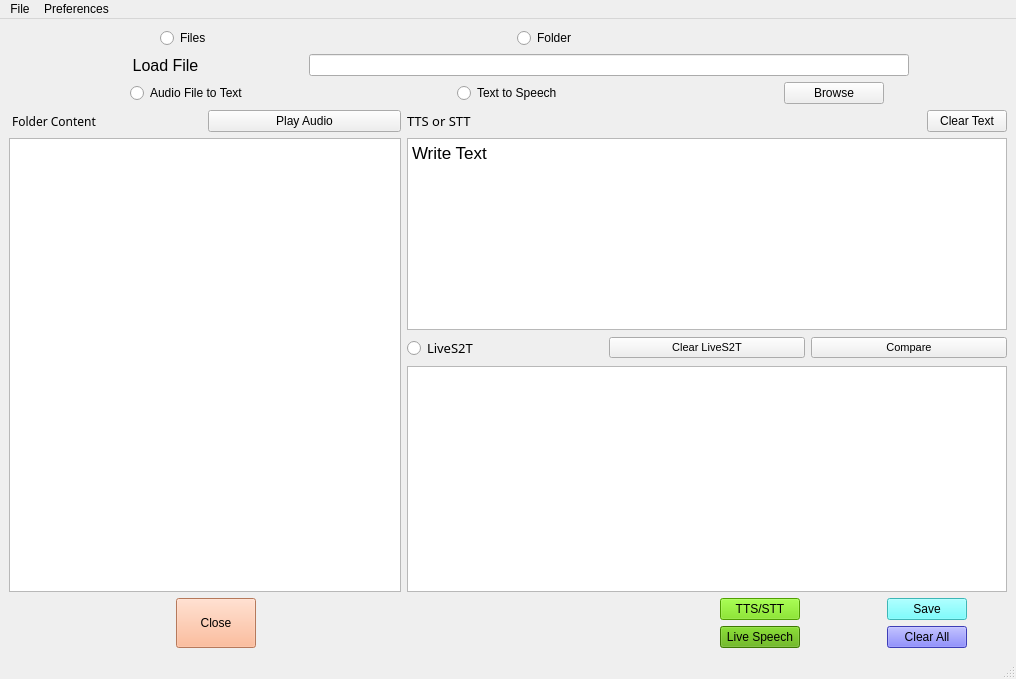
<?xml version="1.0" encoding="UTF-8"?>
<ui version="4.0">
 <class>MainWindow</class>
 <widget class="QMainWindow" name="MainWindow">
  <property name="geometry">
   <rect>
    <x>0</x>
    <y>0</y>
    <width>1016</width>
    <height>679</height>
   </rect>
  </property>
  <property name="sizePolicy">
   <sizepolicy hsizetype="Fixed" vsizetype="Expanding">
    <horstretch>0</horstretch>
    <verstretch>0</verstretch>
   </sizepolicy>
  </property>
  <property name="sizeIncrement">
   <size>
    <width>5</width>
    <height>1</height>
   </size>
  </property>
  <property name="windowTitle">
   <string>MainWindow</string>
  </property>
  <property name="styleSheet">
   <string notr="true"/>
  </property>
  <widget class="QWidget" name="centralwidget">
   <property name="sizePolicy">
    <sizepolicy hsizetype="Minimum" vsizetype="Minimum">
     <horstretch>0</horstretch>
     <verstretch>0</verstretch>
    </sizepolicy>
   </property>
   <layout class="QGridLayout" name="gridLayout">
    <item row="0" column="0" colspan="2">
     <layout class="QVBoxLayout" name="verticalLayout_4">
      <item>
       <layout class="QHBoxLayout" name="horizontalLayout_3">
        <item>
         <widget class="QRadioButton" name="rb_selectFile">
          <property name="maximumSize">
           <size>
            <width>200</width>
            <height>16777215</height>
           </size>
          </property>
          <property name="text">
           <string>Files</string>
          </property>
         </widget>
        </item>
        <item>
         <widget class="QRadioButton" name="rb_selectFolder">
          <property name="maximumSize">
           <size>
            <width>200</width>
            <height>16777215</height>
           </size>
          </property>
          <property name="text">
           <string>Folder</string>
          </property>
         </widget>
        </item>
        <item>
         <spacer name="horizontalSpacer_7">
          <property name="orientation">
           <enum>Qt::Horizontal</enum>
          </property>
          <property name="sizeType">
           <enum>QSizePolicy::Fixed</enum>
          </property>
          <property name="sizeHint" stdset="0">
           <size>
            <width>138</width>
            <height>20</height>
           </size>
          </property>
         </spacer>
        </item>
       </layout>
      </item>
      <item>
       <layout class="QHBoxLayout" name="horizontalLayout_2">
        <item>
         <widget class="QLabel" name="label">
          <property name="sizePolicy">
           <sizepolicy hsizetype="Fixed" vsizetype="Preferred">
            <horstretch>0</horstretch>
            <verstretch>0</verstretch>
           </sizepolicy>
          </property>
          <property name="maximumSize">
           <size>
            <width>100</width>
            <height>16777215</height>
           </size>
          </property>
          <property name="font">
           <font>
            <pointsize>12</pointsize>
           </font>
          </property>
          <property name="text">
           <string>      Load File</string>
          </property>
         </widget>
        </item>
        <item>
         <widget class="QLineEdit" name="editFile_path">
          <property name="sizePolicy">
           <sizepolicy hsizetype="Fixed" vsizetype="Preferred">
            <horstretch>0</horstretch>
            <verstretch>0</verstretch>
           </sizepolicy>
          </property>
          <property name="minimumSize">
           <size>
            <width>30</width>
            <height>0</height>
           </size>
          </property>
          <property name="maximumSize">
           <size>
            <width>600</width>
            <height>16777215</height>
           </size>
          </property>
         </widget>
        </item>
       </layout>
      </item>
      <item>
       <layout class="QHBoxLayout" name="horizontalLayout_7">
        <property name="sizeConstraint">
         <enum>QLayout::SetDefaultConstraint</enum>
        </property>
        <item>
         <widget class="QRadioButton" name="rb_speech2text">
          <property name="maximumSize">
           <size>
            <width>200</width>
            <height>16777215</height>
           </size>
          </property>
          <property name="text">
           <string>Audio File to Text</string>
          </property>
         </widget>
        </item>
        <item>
         <widget class="QRadioButton" name="rb_text2speech">
          <property name="maximumSize">
           <size>
            <width>200</width>
            <height>16777215</height>
           </size>
          </property>
          <property name="text">
           <string>Text to Speech</string>
          </property>
         </widget>
        </item>
        <item>
         <widget class="QPushButton" name="browse_pbutton">
          <property name="maximumSize">
           <size>
            <width>100</width>
            <height>16777215</height>
           </size>
          </property>
          <property name="text">
           <string>Browse</string>
          </property>
         </widget>
        </item>
       </layout>
      </item>
     </layout>
    </item>
    <item row="1" column="0">
     <layout class="QVBoxLayout" name="verticalLayout">
      <item>
       <layout class="QHBoxLayout" name="horizontalLayout_10">
        <item>
         <widget class="QLabel" name="lbl_folderFiles">
          <property name="font">
           <font>
            <family>Chandas</family>
            <pointsize>9</pointsize>
            <weight>50</weight>
            <bold>false</bold>
           </font>
          </property>
          <property name="text">
           <string> Folder Content</string>
          </property>
         </widget>
        </item>
        <item>
         <widget class="QPushButton" name="pb_audio_play">
          <property name="text">
           <string>Play Audio</string>
          </property>
         </widget>
        </item>
       </layout>
      </item>
      <item>
       <widget class="QTreeView" name="tree_FolderView">
        <property name="sizePolicy">
         <sizepolicy hsizetype="Fixed" vsizetype="Expanding">
          <horstretch>0</horstretch>
          <verstretch>0</verstretch>
         </sizepolicy>
        </property>
        <property name="minimumSize">
         <size>
          <width>150</width>
          <height>0</height>
         </size>
        </property>
        <property name="maximumSize">
         <size>
          <width>400</width>
          <height>16777215</height>
         </size>
        </property>
       </widget>
      </item>
     </layout>
    </item>
    <item row="1" column="1">
     <layout class="QVBoxLayout" name="verticalLayout_2">
      <item>
       <layout class="QHBoxLayout" name="horizontalLayout_6">
        <property name="sizeConstraint">
         <enum>QLayout::SetDefaultConstraint</enum>
        </property>
        <item>
         <widget class="QLabel" name="label_2">
          <property name="font">
           <font>
            <family>Sans Serif</family>
            <pointsize>10</pointsize>
           </font>
          </property>
          <property name="toolTip">
           <string>&lt;html&gt;&lt;head/&gt;&lt;body&gt;&lt;p align=&quot;center&quot;&gt;&lt;br/&gt;&lt;/p&gt;&lt;/body&gt;&lt;/html&gt;</string>
          </property>
          <property name="text">
           <string>TTS or STT</string>
          </property>
         </widget>
        </item>
        <item>
         <widget class="QPushButton" name="pb_clear_tts">
          <property name="sizePolicy">
           <sizepolicy hsizetype="Fixed" vsizetype="Fixed">
            <horstretch>0</horstretch>
            <verstretch>0</verstretch>
           </sizepolicy>
          </property>
          <property name="text">
           <string>Clear Text</string>
          </property>
         </widget>
        </item>
       </layout>
      </item>
      <item>
       <layout class="QHBoxLayout" name="horizontalLayout_11">
        <property name="sizeConstraint">
         <enum>QLayout::SetDefaultConstraint</enum>
        </property>
        <item>
         <widget class="QTextEdit" name="text_to_play">
          <property name="sizePolicy">
           <sizepolicy hsizetype="Preferred" vsizetype="Preferred">
            <horstretch>0</horstretch>
            <verstretch>0</verstretch>
           </sizepolicy>
          </property>
          <property name="minimumSize">
           <size>
            <width>30</width>
            <height>30</height>
           </size>
          </property>
          <property name="maximumSize">
           <size>
            <width>600</width>
            <height>600</height>
           </size>
          </property>
          <property name="font">
           <font>
            <pointsize>13</pointsize>
           </font>
          </property>
          <property name="html">
           <string>&lt;!DOCTYPE HTML PUBLIC &quot;-//W3C//DTD HTML 4.0//EN&quot; &quot;http://www.w3.org/TR/REC-html40/strict.dtd&quot;&gt;
&lt;html&gt;&lt;head&gt;&lt;meta name=&quot;qrichtext&quot; content=&quot;1&quot; /&gt;&lt;style type=&quot;text/css&quot;&gt;
p, li { white-space: pre-wrap; }
&lt;/style&gt;&lt;/head&gt;&lt;body style=&quot; font-family:'Sans Serif'; font-size:13pt; font-weight:400; font-style:normal;&quot;&gt;
&lt;p style=&quot; margin-top:0px; margin-bottom:0px; margin-left:0px; margin-right:0px; -qt-block-indent:0; text-indent:0px;&quot;&gt;Write Text&lt;/p&gt;
&lt;p style=&quot;-qt-paragraph-type:empty; margin-top:0px; margin-bottom:0px; margin-left:0px; margin-right:0px; -qt-block-indent:0; text-indent:0px;&quot;&gt;&lt;br /&gt;&lt;/p&gt;&lt;/body&gt;&lt;/html&gt;</string>
          </property>
         </widget>
        </item>
       </layout>
      </item>
      <item>
       <layout class="QHBoxLayout" name="horizontalLayout_9">
        <property name="sizeConstraint">
         <enum>QLayout::SetDefaultConstraint</enum>
        </property>
        <item>
         <widget class="QRadioButton" name="rb_livespeech">
          <property name="font">
           <font>
            <family>Sans Serif</family>
            <pointsize>10</pointsize>
           </font>
          </property>
          <property name="text">
           <string>LiveS2T</string>
          </property>
         </widget>
        </item>
        <item>
         <widget class="QPushButton" name="pb_clear_live_edit_text_box">
          <property name="font">
           <font>
            <pointsize>8</pointsize>
           </font>
          </property>
          <property name="text">
           <string>Clear LiveS2T</string>
          </property>
         </widget>
        </item>
        <item>
         <widget class="QPushButton" name="pb_compare">
          <property name="font">
           <font>
            <pointsize>8</pointsize>
           </font>
          </property>
          <property name="text">
           <string>Compare</string>
          </property>
         </widget>
        </item>
       </layout>
      </item>
      <item>
       <layout class="QHBoxLayout" name="horizontalLayout_12">
        <property name="sizeConstraint">
         <enum>QLayout::SetDefaultConstraint</enum>
        </property>
        <item>
         <widget class="QTextEdit" name="livespeech_textbox">
          <property name="maximumSize">
           <size>
            <width>600</width>
            <height>600</height>
           </size>
          </property>
          <property name="font">
           <font>
            <pointsize>12</pointsize>
           </font>
          </property>
         </widget>
        </item>
       </layout>
      </item>
     </layout>
    </item>
    <item row="2" column="0" colspan="2">
     <layout class="QVBoxLayout" name="verticalLayout_3">
      <item>
       <layout class="QHBoxLayout" name="horizontalLayout_8">
        <item>
         <layout class="QHBoxLayout" name="horizontalLayout_5">
          <item>
           <spacer name="horizontalSpacer_2">
            <property name="orientation">
             <enum>Qt::Horizontal</enum>
            </property>
            <property name="sizeHint" stdset="0">
             <size>
              <width>167</width>
              <height>14</height>
             </size>
            </property>
           </spacer>
          </item>
          <item>
           <widget class="QPushButton" name="pb_close">
            <property name="sizePolicy">
             <sizepolicy hsizetype="Minimum" vsizetype="Preferred">
              <horstretch>0</horstretch>
              <verstretch>0</verstretch>
             </sizepolicy>
            </property>
            <property name="styleSheet">
             <string notr="true">background-color: rgb(255, 170, 127);</string>
            </property>
            <property name="text">
             <string>Close</string>
            </property>
           </widget>
          </item>
          <item>
           <spacer name="horizontalSpacer">
            <property name="orientation">
             <enum>Qt::Horizontal</enum>
            </property>
            <property name="sizeHint" stdset="0">
             <size>
              <width>30</width>
              <height>14</height>
             </size>
            </property>
           </spacer>
          </item>
         </layout>
        </item>
        <item>
         <spacer name="horizontalSpacer_8">
          <property name="orientation">
           <enum>Qt::Horizontal</enum>
          </property>
          <property name="sizeHint" stdset="0">
           <size>
            <width>428</width>
            <height>20</height>
           </size>
          </property>
         </spacer>
        </item>
        <item>
         <layout class="QVBoxLayout" name="button_layout">
          <item>
           <layout class="QHBoxLayout" name="horizontalLayout">
            <item>
             <widget class="QPushButton" name="pb_play">
              <property name="styleSheet">
               <string notr="true">background-color: rgb(111, 222, 0);</string>
              </property>
              <property name="text">
               <string>TTS/STT</string>
              </property>
             </widget>
            </item>
            <item>
             <spacer name="horizontalSpacer_5">
              <property name="orientation">
               <enum>Qt::Horizontal</enum>
              </property>
              <property name="sizeHint" stdset="0">
               <size>
                <width>40</width>
                <height>20</height>
               </size>
              </property>
             </spacer>
            </item>
            <item>
             <widget class="QPushButton" name="save_pbutton">
              <property name="styleSheet">
               <string notr="true">background-color: rgb(85, 255, 255);</string>
              </property>
              <property name="text">
               <string>Save</string>
              </property>
             </widget>
            </item>
           </layout>
          </item>
          <item>
           <layout class="QHBoxLayout" name="horizontalLayout_4">
            <item>
             <widget class="QPushButton" name="record_pbutton">
              <property name="sizePolicy">
               <sizepolicy hsizetype="Minimum" vsizetype="Minimum">
                <horstretch>0</horstretch>
                <verstretch>0</verstretch>
               </sizepolicy>
              </property>
              <property name="styleSheet">
               <string notr="true">background-color: rgb(85, 170, 0);</string>
              </property>
              <property name="text">
               <string>Live Speech</string>
              </property>
             </widget>
            </item>
            <item>
             <spacer name="horizontalSpacer_6">
              <property name="orientation">
               <enum>Qt::Horizontal</enum>
              </property>
              <property name="sizeHint" stdset="0">
               <size>
                <width>40</width>
                <height>20</height>
               </size>
              </property>
             </spacer>
            </item>
            <item>
             <widget class="QPushButton" name="pb_clearall">
              <property name="styleSheet">
               <string notr="true">background-color: rgb(85, 85, 255);</string>
              </property>
              <property name="text">
               <string>Clear All</string>
              </property>
             </widget>
            </item>
           </layout>
          </item>
         </layout>
        </item>
        <item>
         <spacer name="horizontalSpacer_9">
          <property name="orientation">
           <enum>Qt::Horizontal</enum>
          </property>
          <property name="sizeType">
           <enum>QSizePolicy::Fixed</enum>
          </property>
          <property name="sizeHint" stdset="0">
           <size>
            <width>40</width>
            <height>20</height>
           </size>
          </property>
         </spacer>
        </item>
       </layout>
      </item>
     </layout>
    </item>
   </layout>
  </widget>
  <widget class="QMenuBar" name="menubar">
   <property name="geometry">
    <rect>
     <x>0</x>
     <y>0</y>
     <width>1016</width>
     <height>20</height>
    </rect>
   </property>
   <widget class="QMenu" name="menuFrenchuolingo">
    <property name="title">
     <string>File</string>
    </property>
    <addaction name="separator"/>
    <addaction name="actionExit"/>
   </widget>
   <widget class="QMenu" name="menuPreferences">
    <property name="title">
     <string>Preferences</string>
    </property>
   </widget>
   <addaction name="menuFrenchuolingo"/>
   <addaction name="menuPreferences"/>
  </widget>
  <widget class="QStatusBar" name="statusbar"/>
  <action name="actionExit">
   <property name="text">
    <string>Exit</string>
   </property>
  </action>
 </widget>
 <resources/>
 <connections/>
</ui>
